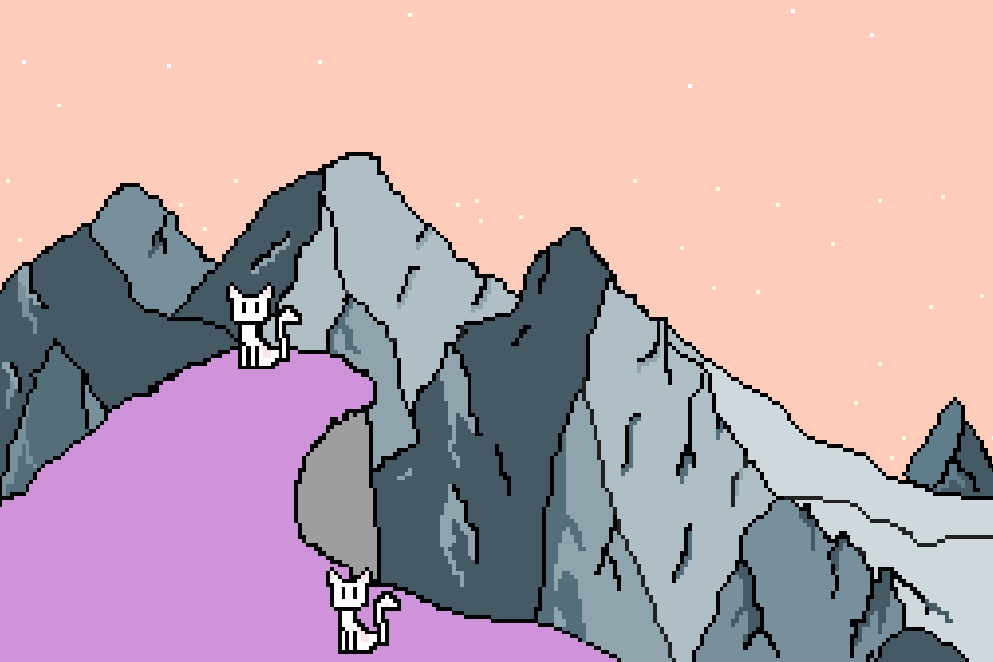
#> input picture image-analysis/images/img1.png, 993 x 662 px; the run also reads 1 picture not shown here
$ jupyter execute --allow-errors lab6.ipynb
#> lines starting #> are read from the running program, lines starting #| are printed output that depends on the picture
## lab6
-------

Реализовать порядково-статистический фильтр и проиллюстрировать результаты его применения для бинарных и полутоновых изображений и квадратных окон размера 3x3, 5x5, 7x7

[cell 1]
from skimage import morphology as skmo
import numpy as np

from skimage import data, io, filters
import matplotlib.pyplot as plt
from IPython.display import display as dis
from scipy import ndimage
import matplotlib.pyplot as plt
from skimage.morphology import diamond
from skimage.morphology import disk
from skimage.util import img_as_ubyte
from matplotlib import cm


def plot(image):

    plt.imshow(image, cmap=cm.binary)
    plt.show()


# [11 lines left out: function plot_results, not called in this run]

###  матричные фильтры

[cell 2]
# [10 lines left out: function binary_intersection, not called in this run]

[cell 3]
# [8 lines left out: function binary_filtration, not called in this run]

[cell 4]
# [14 lines left out: function halftone_intersection, not called in this run]

[cell 5]
# [9 lines left out: function halftone_filtration, not called in this run]

### результат на бинарных изображениях

#> (a cell that did not finish here is left out)

#> (a cell that did not finish here is left out)

#> (a cell that did not finish here is left out)

#> (a cell that did not finish here is left out)

### результат на полутоновых изображениях

[cell 10]
from PIL import Image
im = np.array(Image.open('images/img1.png'))
#> im is the input picture: shape (662, 993, 3); mean R, G, B 189.5, 165.1, 171.2
image_gray = im[:,:,2]
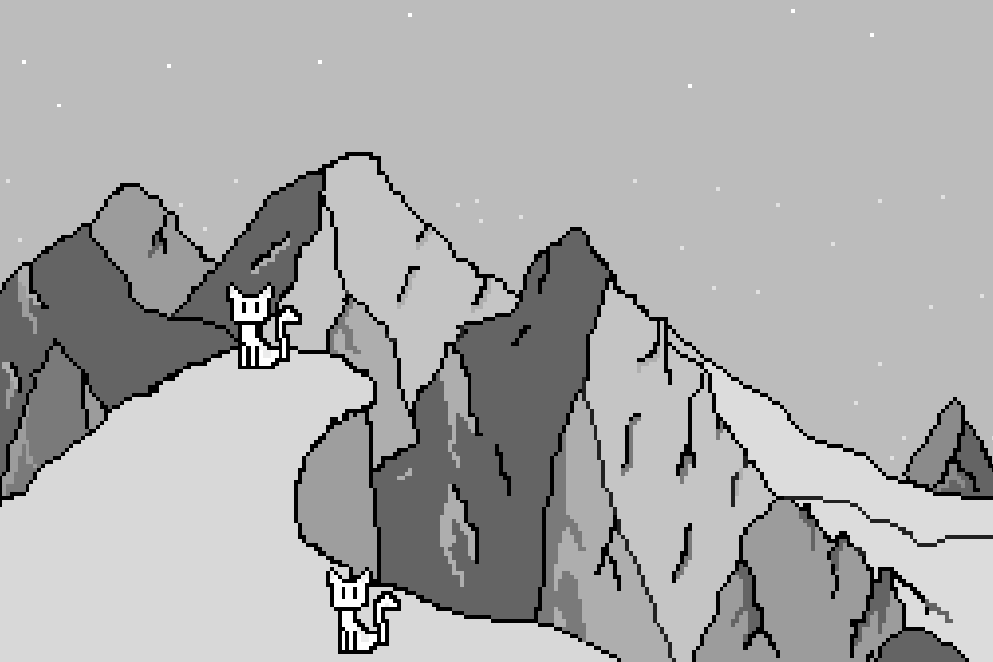
#> image_gray: shape (662, 993); min 0, max 255, mean 171.2
plot(image_gray)

#> (a cell that did not finish here is left out)

#> (a cell that did not finish here is left out)

[cell 13]
im = np.array(Image.open('images/img3.png'))
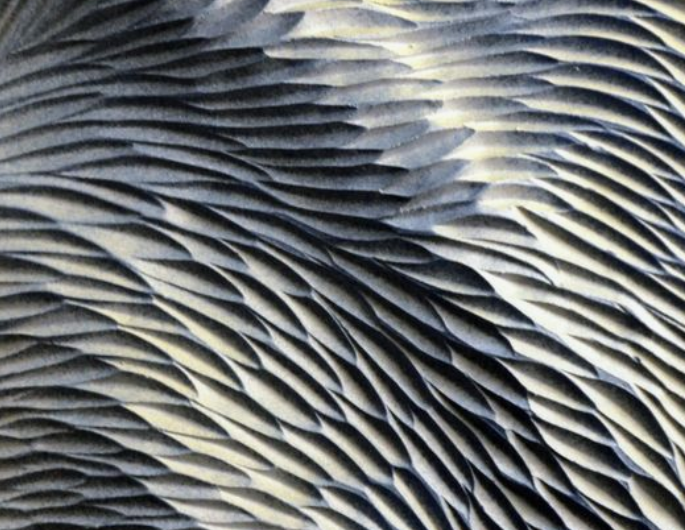
#> input picture image-analysis/images/img3.png, 685 x 530 px
#> im is the input picture: shape (530, 685, 3); mean R, G, B 111.4, 114.5, 115.6
image_gray = im[:,:,2]
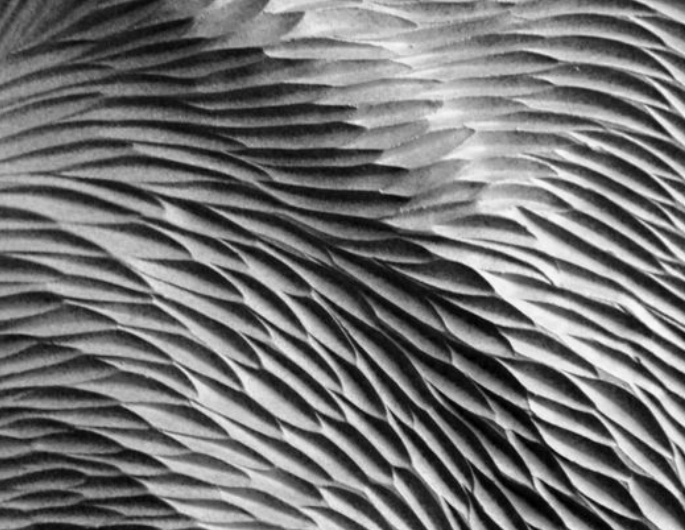
#> image_gray: shape (530, 685); min 0, max 247, mean 115.6
plot(image_gray)
